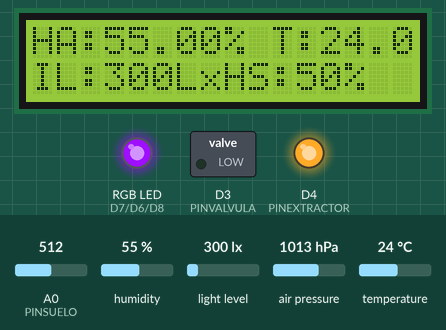
This program was run on a simulated ESP8266 (NodeMCU). On the bench: 16×2 character LCD, switched loads named in the program (green lamp = pin HIGH), an RGB LED mixed from three pins (HIGH = lit), output pins drawn as LEDs (lit = HIGH). Inputs (shaded band) come from the test bench; at power-on: temperature 24 °C, light level 300 lx, A0 (PINSUELO) = 512, humidity 55 %, air pressure 1013 hPa. WiFi joins after 1.5 s; servers stay silent unless stated; no MQTT or app messages arrive unless stated; what the program prints to the serial monitor is not drawn.

Above: at 5.6 s.
5.7 s: temperature set to 16.8 °C
At 10.3 s:
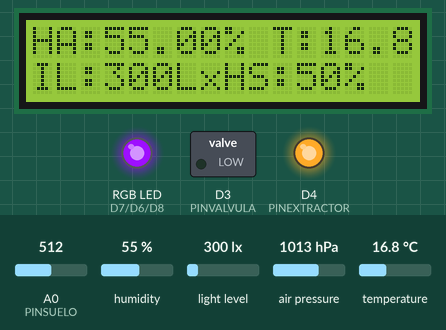
11.5 s: temperature set to 15.2 °C
At 15.7 s:
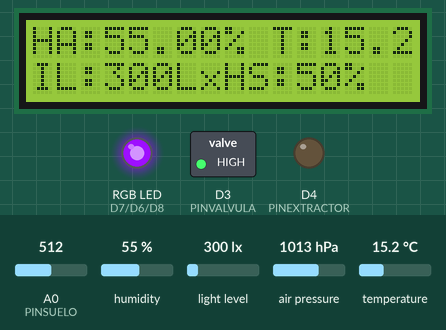
21.5 s: light level set to 481 lx
At 28.5 s:
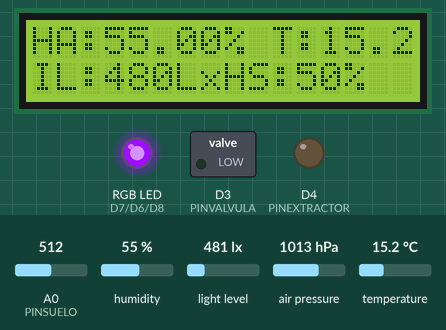
29.5 s: light level set to 516 lx
At 31.5 s:
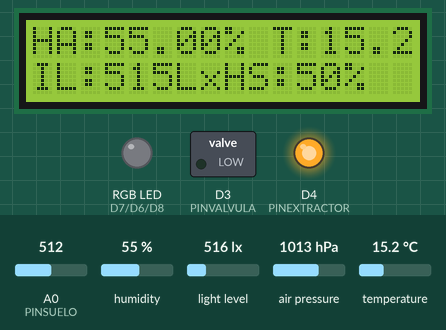
41.5 s: A0 (PINSUELO) set to 490
At 46.2 s:
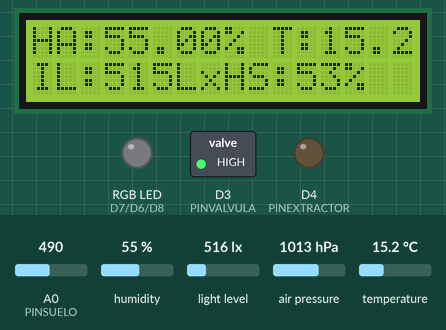
49.6 s: A0 (PINSUELO) set to 510
At 51.3 s:
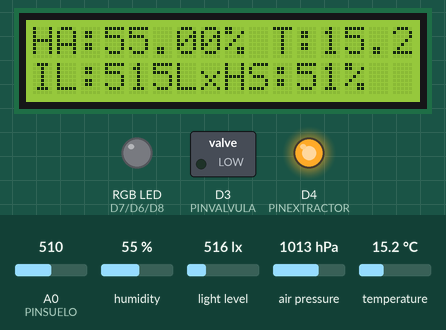
Timing chart, 0 to 56.6 s (numbered marks = the images above; inputs shaded):
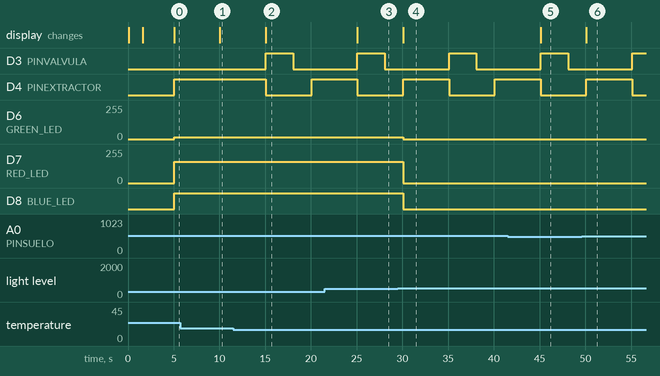

Measured:
- the behaviour switches between 16 and 15.9 °C on temperature (found by bisection; images 1 and 2)
- the behaviour switches between 499 and 500 lx on light level (found by bisection; images 3 and 4)
- after the input at 5.7 s, the display: changes after 4.3 s (image 1)
- after the input at 11.5 s, D3 (PINVALVULA): LOW → HIGH after 3.6 s, → LOW 3.0 s later; D4 (PINEXTRACTOR): HIGH → LOW after 3.6 s, → HIGH 5.0 s later; the display: changes after 3.6 s (image 2)
- after the input at 21.5 s, the display: changes after 3.6 s (image 3)
- after the input at 29.5 s, D6 (GREEN_LED): 15/255 → 0/255 after 0.58 s; D7 (RED_LED): 158/255 → 0/255 after 0.58 s; D8 (BLUE_LED): HIGH → LOW after 0.58 s; the display: changes after 0.58 s (image 4)
- after the input at 41.5 s, the display: changes after 3.6 s (image 5)
- after the input at 49.6 s, the display: changes after 0.51 s (image 6)

The program:

main.cpp
```cpp
#include <Arduino.h>
#include <Wire.h>
#include <BH1750.h>  // Libreria sensor de Luz
#include <LiquidCrystal_I2C.h> // Libreria LCD
#include <ArduinoJson.h>
#include <WiFiManager.h>
#include <PubSubClient.h>

#include <Adafruit_BME280.h>
#define SEALEVELPRESSURE_HPA (1013.25)

Adafruit_BME280 bme; // I2C

#define GREEN_LED D6
#define RED_LED D7
#define BLUE_LED D8

#define BAUD_RATE 115200
#define TEMP_MIN 15
#define HUM_SUELO 80
#define LUM_MIN 500

/*
#define PCF8591 (0x90 >> 1) // Dirreccion del bus I2C 1001 0000
#define PCF8591_ACTIVAR_DAC 0x40  //0100 0000
#define PCF8591_ADC0 0x00
#define PCF8591_ADC1 0x01
#define PCF8591_ADC2 0x02
#define PCF8591_ADC3 0x03
*/

const char *mqtt_server = "mqtt.thingspeak.com";

char mqttUserName[] = "TSArduinoMQTTDemo";  // Can be any name.
char mqttPass[] = "3LFV5BSW05P9VU3G";  // Change this your MQTT API Key from Account > MyProfile.
char writeAPIKey[] = "SV7Y0CX6PHT3CR9Y";    // Change to your channel Write API Key.
long channelID = 541211;

const char *str_status[] = {"WL_IDLE_STATUS",    "WL_NO_SSID_AVAIL",
                            "WL_SCAN_COMPLETED", "WL_CONNECTED",
                            "WL_CONNECT_FAILED", "WL_CONNECTION_LOST",
                            "WL_DISCONNECTED"};

// provide text for the WiFi mode
const char *str_mode[] = {"WIFI_OFF", "WIFI_STA", "WIFI_AP", "WIFI_AP_STA"};
bool disconnected = 0;
WiFiClient espClient;
PubSubClient client(espClient);

unsigned long lastConnectionTime = 0;
const unsigned long postingInterval = 10L * 500L; // Post data every 5 seconds.


float h; // Varible que recopila la humedad
float t; // Variable que recopila la temperatura

//HIGRÓMETRO FC-28
#define PINSUELO A0
int porcHs; // Variable que recopila la humedad del suelo
int porcHs2;
int porcHs3;

//Intesidad luminica
BH1750 lightMeter; // Se creo un objeto de tipo BH1750 llamado lightMeter(Medidor de luz)
uint16_t lux;

float presion;

float altitud;

//Valvula
#define PINVALVULA D3 // asignacion de pin como salida para valvula BLANCO
bool valvula_estado = false;

//Extractor
#define PINEXTRACTOR D4 // asignacion de pin como salida para extractor NEGRO
bool extractor_estado = false;

bool automatico = true;

LiquidCrystal_I2C lcd(0x3f,16,2); // Direccion LCD y Dimencion de LCD

void setup_wifi();
void sensarDatos(); // Función que obtiene los datos sensados por los sensores.
void mostrarDatos(); // Función que muestra los datos en el lcd
void controlValvula(int hs);
void controlExtractor(int t);
void codificarJSON(int h, int t, int porcHs, uint16_t lux,float presion, float altitud);
void reconnect();
//void callback(char *topic, byte *payload, unsigned int length);
void controlIL(uint16_t lux);
int leerPCF8591_Pin(unsigned int pin);

void setup() {
    Serial.begin(BAUD_RATE);

    //Iniciar LCD
    lcd.init();
    lcd.clear();
    lcd.backlight();
    lcd.setCursor(0,0);

    Wire.begin();

    lightMeter.begin(); // Iniciar sensor de Luz

    //Pin de la valvula y del extractor establecidos como pines de salida
    pinMode(PINVALVULA, OUTPUT); //
    pinMode (PINEXTRACTOR, OUTPUT);

    //Pines de la tira RGB
    pinMode(RED_LED,OUTPUT);
    pinMode(BLUE_LED,OUTPUT);
    pinMode(GREEN_LED,OUTPUT);

    analogWriteFreq(500);
    analogWriteRange(100);

    if (!bme.begin()) {
        Serial.println("Could not find a valid BME280 sensor, check wiring!");
        while (1);
    }

    setup_wifi();

    client.setServer(mqtt_server, 1883);
    //client.setCallback(callback);

}

void loop() {
  // Reconnect if MQTT client is not connected.
  if (!client.connected()){
    reconnect();
  }

  client.loop();   // Call the loop continuously to establish connection to the server.

  // If interval time has passed since the last connection, Publish data to ThingSpeak
  if (millis() - lastConnectionTime > postingInterval){
    sensarDatos();
    mostrarDatos();
    controlExtractor(t);
    controlValvula(porcHs);
    controlIL(lux);
  }
}

void setup_wifi() {

  delay(10);
  // We start by connecting to a WiFi network
  Serial.print("Conectandose a la red WiFi...");
  lcd.clear();
  lcd.setCursor(0,0);
  lcd.print("Conectandose");
  lcd.setCursor(0,1);
  lcd.print("a la red WiFi...");

  WiFiManager wifiManager;
  wifiManager.setTimeout(180);

  if (!wifiManager.autoConnect("Invernadero AP")) {
    Serial.println("failed to connect and hit timeout");
    // reset and try again, or maybe put it to deep sleep
    //ESP.reset();
    //delay(1000);
    disconnected = 1;
  }else{
    disconnected = 0;
  }

  Serial.println("WiFi connected");
  lcd.clear();
  lcd.setCursor(0,0);
  lcd.print("WiFi Conectado");
  Serial.println("IP address: ");
  Serial.println(WiFi.localIP());


}

/*
void callback(char *topic, byte *payload, unsigned int length) {

  String top = topic;

  if(top==TOPIC_AUTO){
    if(automatico==false&&(char)payload[0]=='1'){
      Serial.print("Modo automatico activado");
      automatico =  true;

      StaticJsonBuffer<200> jsonWrite;
      JsonObject &write = jsonWrite.createObject();
      write["auto"] = int(automatico);
      String JSON;
      write.printTo(JSON);
      const char *payload = JSON.c_str();
      client.publish("/v1.6/devices/invernadero/auto", payload);

    }else if(automatico==true&&(char)payload[0]=='0'){
      Serial.print("Modo automatico desactivado");
      automatico =  false;

      StaticJsonBuffer<200> jsonWrite;
      JsonObject &write = jsonWrite.createObject();
      write["auto"] = int(automatico);
      String JSON;
      write.printTo(JSON);
      const char *payload = JSON.c_str();
      client.publish("/v1.6/devices/invernadero/auto", payload);
    }

  }else if(top==TOPIC_EXTRACTOR&&automatico==false){

    if((char)payload[0]=='1' && extractor_estado==false && valvula_estado==false){
      digitalWrite (PINEXTRACTOR, HIGH ) ;
      extractor_estado = true;
      Serial.println("Extractor activado");
    }else if((char)payload[0]=='0' && extractor_estado==true){
      extractor_estado = false;
      digitalWrite (PINEXTRACTOR, LOW ) ;
      Serial.println("Extractor desactivado");
    }

  }else if(top==TOPIC_VALVULA&&automatico==false){

    if((char)payload[0]=='1' && valvula_estado==false && extractor_estado==false){
      digitalWrite (PINVALVULA, HIGH ) ;
      valvula_estado = true;
      Serial.println("Valvula activada");
      delay(3000);
      valvula_estado = false;
      digitalWrite (PINVALVULA, LOW ) ;
      Serial.println("Valvula desactivada");
    }else if((char)payload[0]=='0' && valvula_estado==true){
      valvula_estado = false;
      digitalWrite (PINVALVULA, LOW ) ;
      Serial.println("Valvula desactivada");
    }

  }

}
*/

void reconnect() {
  char clientID[10];

  // Loop until we're reconnected
  while (!client.connected())
  {
    Serial.print("Attempting MQTT connection...");

    // Connect to the MQTT broker
    if (client.connect("invernaderoInedsor",mqttUserName,mqttPass))
    {
      Serial.println("connected");
    } else
    {
      Serial.print("failed, rc=");
      // Print to know why the connection failed.
      // See https://pubsubclient.knolleary.net/api.html#state for the failure code explanation.
      Serial.print(client.state());
      Serial.println(" try again in 5 seconds");
      delay(5000);
    }
  }
}

/*
int leerPCF8591_Pin(unsigned int pin){
    Wire.beginTransmission(PCF8591);
    Wire.write(pin);
    Wire.endTransmission();
    Wire.requestFrom(PCF8591, 2);
    Wire.read();  // Se omite el primero porque es el valor anterior
    int valor = (int) Wire.read();
    valor = (valor*100)/1023;
    valor = 100-valor;
    return valor;
}*/

void sensarDatos(){

    lux = lightMeter.readLightLevel(); // Intesidad luminica

    porcHs = analogRead(A0);
    porcHs = (porcHs*100)/1023;
    porcHs = 100-porcHs;
    //porcHs2 = leerPCF8591_Pin(PCF8591_ADC1);
    //porcHs3 = leerPCF8591_Pin(PCF8591_ADC2);

    presion = bme.readPressure() / 100.0F;
    altitud = bme.readAltitude(SEALEVELPRESSURE_HPA);
    t = bme.readTemperature();
    h = bme.readHumidity();

    if(disconnected==0){
        codificarJSON(h, t, porcHs,lux, presion, altitud);
    }

 }

 void codificarJSON(int h, int t, int porcHs, uint16_t lux, float presion, float altitud){

   // Create data string to send to ThingSpeak
  String data = String(
                  "field1=" + String(t, DEC)
                + "&field2=" + String(h, DEC)
                + "&field3=" + String(porcHs, DEC)
                + "&field4=" + String(lux, DEC)
                + "&field5=" + String(presion, DEC)
              );

  int length = data.length();
  char msgBuffer[length];
  data.toCharArray(msgBuffer,length+1);
  Serial.println(msgBuffer);

  // Create a topic string and publish data to ThingSpeak channel feed.
  String topicString ="channels/" + String( channelID ) + "/publish/"+String(writeAPIKey);
  length=topicString.length();
  char topicBuffer[length];
  topicString.toCharArray(topicBuffer,length+1);

  client.publish( topicBuffer, msgBuffer );

  lastConnectionTime = millis();

 }

void mostrarDatos(){
  lcd.clear();
  lcd.setCursor(0,0);

  Serial.println("Datos:");

  Serial.print("H: ");
  Serial.print(h);
  Serial.print(" %\t");
  lcd.print("HA:");
  lcd.print(h);
  lcd.print("% ");

  Serial.print("T: ");
  Serial.print(t);
  Serial.print(" °C\t");
  lcd.print("T:");
  lcd.print(t);
  lcd.print("C");

  Serial.print("Intesidad luminica: ");
  Serial.print(lux);
  Serial.print(" lx\t");
  lcd.setCursor(0,1);
  lcd.print("IL:");
  lcd.print(lux);
  lcd.print("Lx");

  Serial.print("HS: ");
  Serial.print(porcHs);
  Serial.print("\n\n");

  /*Serial.print("HS 2: ");
  Serial.print(porcHs2);
  Serial.print("\n\n");

  Serial.print("HS 3: ");
  Serial.print(porcHs3);
  Serial.print("\n\n"); */
  lcd.print("HS:");
  lcd.print(porcHs);
  lcd.print("%");

  Serial.print("Pressure = ");
  Serial.print(presion);
  Serial.println(" hPa");

  Serial.print("Approx. Altitude = ");
  Serial.print(altitud);
  Serial.println(" m");

}

void controlValvula(int hs){
  if(hs<HUM_SUELO && valvula_estado==false && extractor_estado==false){
    valvula_estado = true;
    digitalWrite (PINVALVULA, HIGH ) ; //valvula se enciende si la humedad es menor al 70%
    Serial.println("Valvula activada");
    delay(3000);
    valvula_estado = false;
    digitalWrite (PINVALVULA, LOW) ; //valvula se mantiene apagaga
    Serial.println("Valvula desactivada");
  }
}

void controlExtractor(int t){
  if(t>=TEMP_MIN && extractor_estado==false && valvula_estado==false){
    extractor_estado = true;
    digitalWrite (PINEXTRACTOR, HIGH);
    Serial.println("Extractor activado");
  }else if(t<=TEMP_MIN&extractor_estado==true){
    extractor_estado = false;
    digitalWrite (PINEXTRACTOR, LOW);
    Serial.println("Extractor desactivado");
  }
}

void controlIL(uint16_t lux){
    if(lux<LUM_MIN){
      analogWrite(RED_LED, 62);
      analogWrite(GREEN_LED,6);
      analogWrite(BLUE_LED, 148);
    }else{
      analogWrite(RED_LED, 0);
      analogWrite(BLUE_LED, 0);
      analogWrite(GREEN_LED,0);
    }
  }
```
